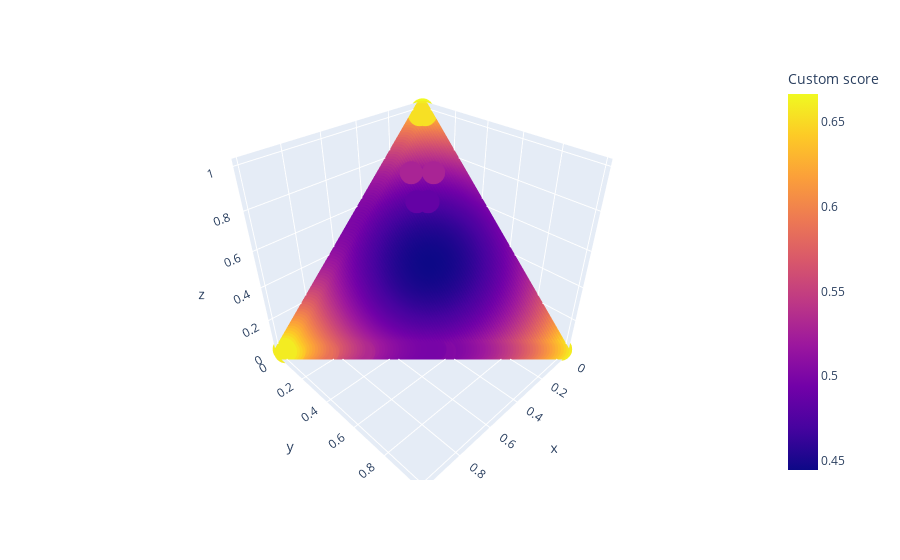

Source (notebook cell):
### Code cell
import plotly.express as px

fig = px.scatter_3d(
    df, 
    x = 'x', 
    y = 'y', 
    z = 'z',
    color = 'Custom score',
)

fig.show()
plt.close()

### Figure 1 — Plotly figure (JSON) as saved in the notebook; plotly's stock layout.template omitted (floating-point values rounded to 4 significant figures; data arrays with more than 128 entries replaced by an {"elided": "..."} marker saying what was removed)
{"data": [{"hoverlabel": {"namelength": 0}, "hovertemplate": "x=%{x}<br>y=%{y}<br>z=%{z}<br>Custom score=%{marker.color}", "legendgroup": "", "marker": {"color": {"elided": "5062 float values"}, "coloraxis": "coloraxis", "symbol": "circle"}, "mode": "markers", "name": "", "scene": "scene", "showlegend": false, "type": "scatter3d", "x": {"elided": "5062 float values"}, "y": {"elided": "5062 float values"}, "z": {"elided": "5062 float values"}}], "layout": {"coloraxis": {"colorbar": {"title": {"text": "Custom score"}}, "colorscale": [[0, "#0d0887"], [0.1111, "#46039f"], [0.2222, "#7201a8"], [0.3333, "#9c179e"], [0.4444, "#bd3786"], [0.5556, "#d8576b"], [0.6667, "#ed7953"], [0.7778, "#fb9f3a"], [0.8889, "#fdca26"], [1, "#f0f921"]]}, "legend": {"tracegroupgap": 0}, "margin": {"t": 60}, "scene": {"domain": {"x": [0, 1], "y": [0, 1]}, "xaxis": {"title": {"text": "x"}}, "yaxis": {"title": {"text": "y"}}, "zaxis": {"title": {"text": "z"}}}}}
